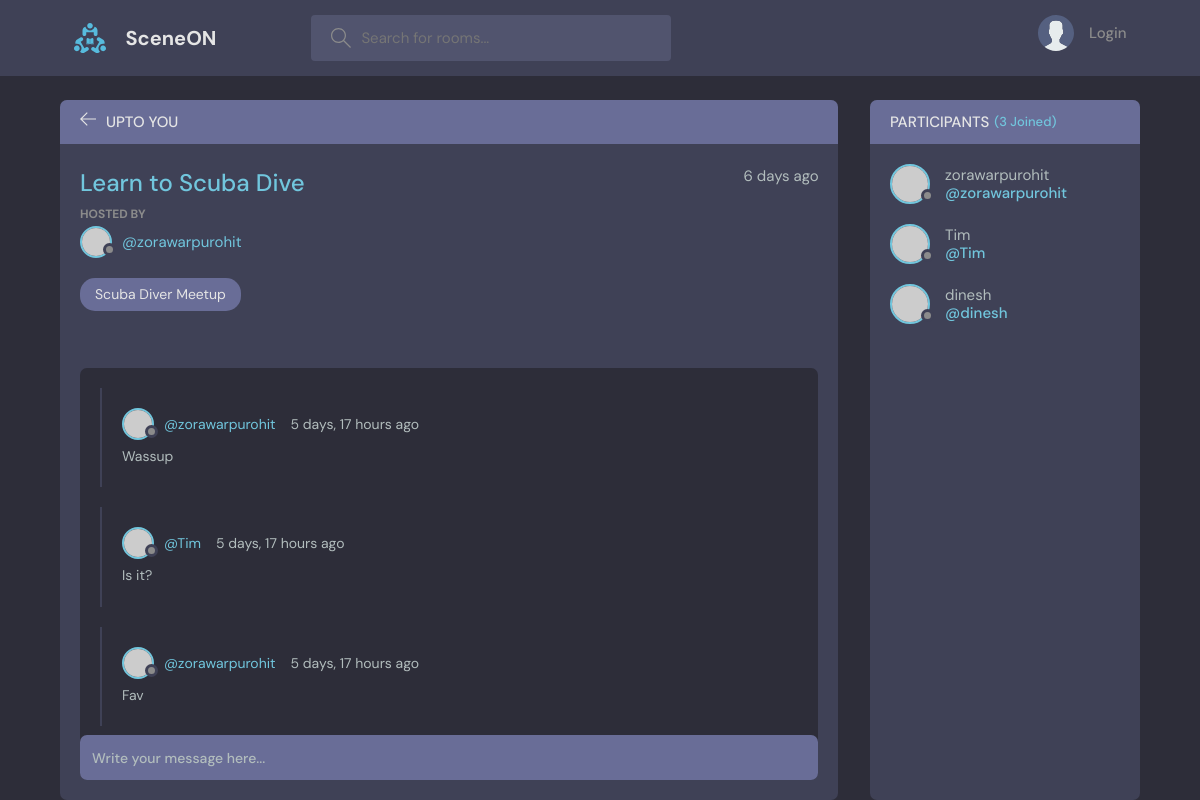
/room/14/, run on the app's committed database.
### base/models.py (models this page shows, shortened)
class Room(models.Model):
    host = models.ForeignKey(User, on_delete=models.SET_NULL, null=True)
    topic = models.ForeignKey(Topic, on_delete=models.SET_NULL, null=True)
    name = models.CharField(max_length=200)
    description = models.TextField(null=True, blank=True)
    participants = models.ManyToManyField(User, related_name='participants', blank = True)
    updated = models.DateTimeField(auto_now=True)
    created = models.DateTimeField(auto_now_add=True)
    class Meta:
        ordering = ['-updated', '-created']

class Topic(models.Model):
    name = models.CharField(max_length=200)
    def __str__(self):
        return self.name

class Message(models.Model):
    user = models.ForeignKey(User, on_delete=models.CASCADE)
    room = models.ForeignKey(Room, on_delete=models.CASCADE)
    body = models.TextField()
    updated = models.DateTimeField(auto_now=True)
    created = models.DateTimeField(auto_now_add=True)
    class Meta:
        ordering = ['-updated', '-created']

### base/views.py (the view, shortened to what this page needs)
# urls.py: path('room/<str:id>/', views.room, name="room"),
def room(request, id):
    room = Room.objects.get(id=id)
    room_messages = room.message_set.all()
    participants = room.participants.all()
    room_data = {'room': room, 'room_messages': room_messages, 'participants':participants}
    return render(request, 'base/room.html', room_data)

### base/templates/base/room.html (shortened to what this page needs)
{%extends 'main.html' %}
{% block content %}
    <main class="profile-page layout layout--2">
      <div class="container">
        <div class="room">
          <div class="room__top">
            <div class="room__topLeft">
              <a href="{% url 'home' %}">
                <svg version="1.1" xmlns="http://www.w3.org/2000/svg" width="32" height="32" viewBox="0 0 32 32">
                  <title>arrow-left</title>
                  <path
                    d="M13.723 2.286l-13.723 13.714 13.719 13.714 1.616-1.611-10.96-10.96h27.625v-2.286h-27.625l10.965-10.965-1.616-1.607z"
                  ></path>
                </svg>
              </a>
              <h3>upto you</h3>
            </div>
          </div>
          <div class="room__box scroll">
            <div class="room__header scroll">
              <div class="room__info">
                <h3>{{room.name}}</h3>
                <span>{{room.created | timesince }} ago</span>
              </div>
              <div class="room__hosted">
                <p>Hosted By</p>
                <a href="{% url 'userprofile' room.host.id %}" class="room__author">
                  <div class="avatar avatar--small">
                    <img src="https://randomuser.me/api/portraits/men/37.jpg" />
                  </div>
                  <span>@{{ room.host.username }}</span>
                </a>
              </div>
              <span class="room__topics">{{room.topic}}</span>
            </div>
            <div class="room__conversation">
              <div class="threads scroll">
                {%for message in room_messages %}
                <div class="thread">
                  <div class="thread__top">
                    <div class="thread__author">
                      <a href="{% url 'userprofile' message.user.id %}" class="thread__authorInfo">
                        <div class="avatar avatar--small">
                          <img src="https://randomuser.me/api/portraits/men/37.jpg" />
                        </div>
                        <span>@{{message.user.username}}</span>
                      </a>
                      <span class="thread__date">{{message.created | timesince }} ago</span>
                    </div>
                  </div>
                  <div class="thread__details">
                    {{message.body}}
                  </div>
                </div>
                {% endfor %}
              </div>
            </div>
          </div>
          <div class="room__message">
            <form action="#"><input name="" placeholder="Write your message here..." /></form>
          </div>
        </div>
        <div class="participants">
          <h3 class="participants__top">Participants <span>({{participants.count}} Joined)</span></h3>
          <div class="participants__list scroll">
            {% for user in participants %}
            <a href="{% url 'userprofile' user.id %}" class="participant">
              <div class="avatar avatar--medium">
                <img src="https://randomuser.me/api/portraits/men/37.jpg" />
              </div>
              <p>
                {{user.username}}
                <span>@{{user.username}}</span>
              </p>
            </a>
            {% endfor %}
          </div>
        </div>
      </div>
    </main>
    {% endblock %}

### data on the page
Room: name "Learn to Scuba Dive", created "6 days", host.username "zorawarpurohit", topic "Scuba Diver Meetup"
Message: user.username "zorawarpurohit", created "5 days, 17 hours", body "Wassup"
Message: user.username "Tim", created "5 days, 17 hours", body "Is it?"
Message: user.username "zorawarpurohit", created "5 days, 17 hours", body "Fav"

### other printed values
{{ participants.count }} "3"
{{ user.username }} "zorawarpurohit"
{{ user.username }} "Tim"
{{ user.username }} "dinesh"
